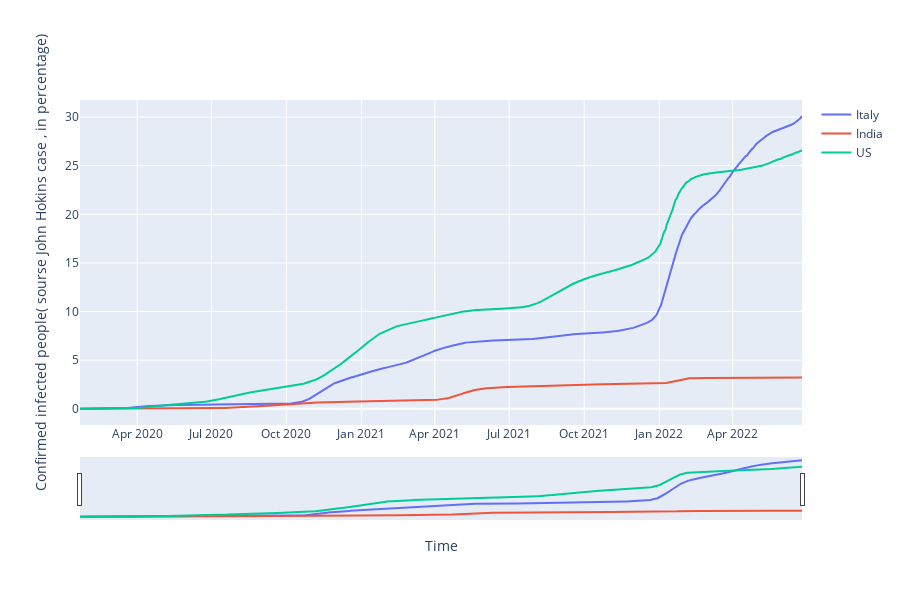

Notebook source saved alongside this figure:
### Code cell
fig1= go.Figure()
for each in Country_list:
    fig1.add_trace(go.Scatter(x= df_plot.date, y= df_plot[each], mode= "lines", name = each))



fig1.update_layout(width =900, height = 600 ,xaxis_title = "Time", yaxis_title= "Confirmed infected people( sourse John Hokins case , in percentage)", )
fig1.update_xaxes(rangeslider_visible=True)
fig1.show()

### Figure 1 — Plotly figure (JSON) as saved in the notebook; plotly's stock layout.template omitted (floating-point values rounded to 4 significant figures; data arrays with more than 128 entries replaced by an {"elided": "..."} marker saying what was removed)
{"data": [{"mode": "lines", "name": "Italy", "type": "scatter", "x": {"elided": "886 str values"}, "y": {"elided": "886 float values"}}, {"mode": "lines", "name": "India", "type": "scatter", "x": {"elided": "886 str values"}, "y": {"elided": "886 float values"}}, {"mode": "lines", "name": "US", "type": "scatter", "x": {"elided": "886 str values"}, "y": {"elided": "886 float values"}}], "layout": {"height": 600, "width": 900, "xaxis": {"rangeslider": {"visible": true}, "title": {"text": "Time"}}, "yaxis": {"title": {"text": "Confirmed infected people( sourse John Hokins case , in percentage)"}}}}
